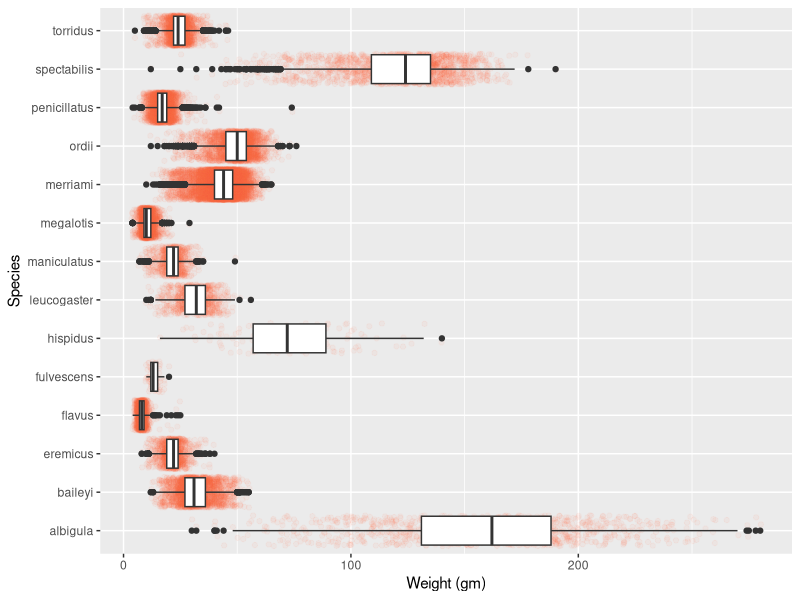

Here is the R script that generated this plot:
## ---- chunk 1
#| echo: false
#| eval: true

library(tidyverse)
library(forcats)
library(lubridate)

surveys <- read_csv(
  here::here("2_ggplot-import", 
             "Lab", 
             "surveys.csv")
  )
## ---- chunk 2
#| eval: true

surveys |> 
  ggplot(mapping = aes(x = weight, y = species)) + 
  geom_jitter(color = "tomato", alpha = 0.05) + 
  geom_boxplot() + 
  labs(x = "Weight (gm)", 
       y = "Species")
